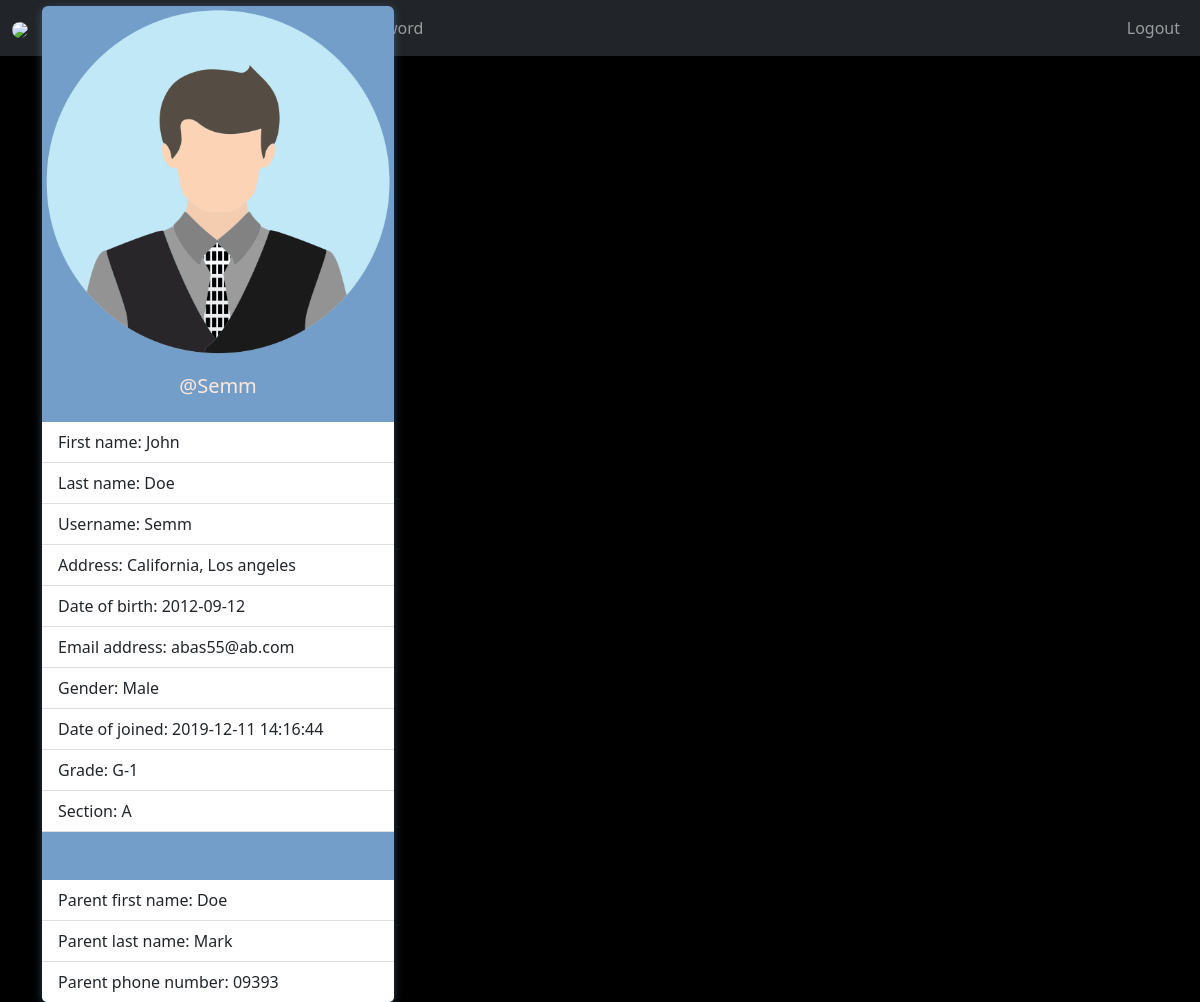
The app's page /Student/index.php (signed in) with its own data.
### tables this page shows
CREATE TABLE `students` (
  `student_id` int(11) NOT NULL,
  `username` varchar(127) NOT NULL,
  `password` varchar(255) NOT NULL,
  `fname` varchar(127) NOT NULL,
  `lname` varchar(255) NOT NULL,
  `grade` int(11) NOT NULL,
  `section` int(11) NOT NULL,
  `address` varchar(31) NOT NULL,
  `gender` varchar(7) NOT NULL,
  `email_address` varchar(255) NOT NULL,
  `date_of_birth` date NOT NULL,
  `date_of_joined` timestamp NULL DEFAULT current_timestamp(),
  `parent_fname` varchar(127) NOT NULL,
  `parent_lname` varchar(127) NOT NULL,
  `parent_phone_number` varchar(31) NOT NULL
);

CREATE TABLE `grades` (
  `grade_id` int(11) NOT NULL,
  `grade` varchar(31) NOT NULL,
  `grade_code` varchar(7) NOT NULL
);

CREATE TABLE `section` (
  `section_id` int(11) NOT NULL,
  `section` varchar(7) NOT NULL
);

### Student/data/student.php (called while the page is built, shortened)
<?php
function getStudentById($id, $conn){
   $sql = "SELECT * FROM students
           WHERE student_id=?";
   $stmt = $conn->prepare($sql);
   $stmt->execute([$id]);
   if ($stmt->rowCount() == 1) {
     $student = $stmt->fetch();
     return $student;
   }else {
    return 0;
   }
}

### Student/data/grade.php (called while the page is built, shortened)
<?php
function getGradeById($grade_id, $conn){
   $sql = "SELECT * FROM grades
           WHERE grade_id=?";
   $stmt = $conn->prepare($sql);
   $stmt->execute([$grade_id]);
   if ($stmt->rowCount() == 1) {
     $grade = $stmt->fetch();
     return $grade;
   }else {
    return 0;
   }
}

### Student/data/section.php (called while the page is built, shortened)
<?php
function getSectioById($section_id, $conn){
   $sql = "SELECT * FROM section
           WHERE section_id=?";
   $stmt = $conn->prepare($sql);
   $stmt->execute([$section_id]);
   if ($stmt->rowCount() == 1) {
     $section = $stmt->fetch();
     return $section;
   }else {
    return 0;
   }
}

### Student/index.php (the view, shortened to what this page needs)
<?php
if (isset($_SESSION['student_id']) &&
    isset($_SESSION['role'])) {
    if ($_SESSION['role'] == 'Student') {
       include "../DB_connection.php";
       include "data/student.php";
       include "data/grade.php";
       include "data/section.php";
       $student_id = $_SESSION['student_id'];
       $student = getStudentById($student_id, $conn);
 ?>
<!DOCTYPE html>
<html lang="en">
<head>
	<link rel="stylesheet" href="https://cdn.jsdelivr.net/npm/bootstrap@5.2.0/dist/css/bootstrap.min.css">
	<link rel="stylesheet" href="../css/style.css">
  <link rel="stylesheet" href="https://cdnjs.cloudflare.com/ajax/libs/font-awesome/4.7.0/css/font-awesome.min.css">
</head>
<body>
    <?php
        include "inc/navbar.php";
     ?>
     <?php
        if ($student != 0) {
     ?>
     <div class="container mt-5">
         <div class="card" style="width: 22rem;">
          <img src="../img/student-<?=$student['gender']?>.png" class="card-img-top" alt="...">
          <div class="card-body">
            <h5 class="card-title text-center">@<?=$student['username']?></h5>
          </div>
          <ul class="list-group list-group-flush">
            <li class="list-group-item">First name: <?=$student['fname']?></li>
            <li class="list-group-item">Last name: <?=$student['lname']?></li>
            <li class="list-group-item">Username: <?=$student['username']?></li>
            <li class="list-group-item">Address: <?=$student['address']?></li>
            <li class="list-group-item">Date of birth: <?=$student['date_of_birth']?></li>
            <li class="list-group-item">Email address: <?=$student['email_address']?></li>
            <li class="list-group-item">Gender: <?=$student['gender']?></li>
            <li class="list-group-item">Date of joined: <?=$student['date_of_joined']?></li>
            <li class="list-group-item">Grade:
                 <?php
                      $grade = $student['grade'];
                      $g = getGradeById($grade, $conn);
                      echo $g['grade_code'].'-'.$g['grade'];
                  ?>
            </li>
            <li class="list-group-item">Section:
                 <?php
                    $section = $student['section'];
                    $s = getSectioById($section, $conn);
                    echo $s['section'];
                  ?>
            </li>
            <br><br>
            <li class="list-group-item">Parent first name: <?=$student['parent_fname']?></li>
            <li class="list-group-item">Parent last name: <?=$student['parent_lname']?></li>
            <li class="list-group-item">Parent phone number: <?=$student['parent_phone_number']?></li>
          </ul>
        </div>
     </div>
     <?php
        }else {
          header("Location: student.php");
          exit;
        }
     ?>
</body>
</html>
<?php
  }else {
    header("Location: ../login.php");
    exit;
  }
}else {
	header("Location: ../login.php");
	exit;
}
?>

### css/style.css (style rules this page uses)
:root { --primary-color: #5682B1; --secondary-color: #739EC9; --success-color: #739EC9; --danger-color: #FFE8DB; --warning-color: #FFE8DB; --info-color: #739EC9; --light-color: #FFE8DB; --dark-color: #000000; --bg-color: #000000; --text-color: #FFE8DB; --navbar-bg: linear-gradient(135deg, #5682B1, #739EC9); --card-bg: #739EC9; --shadow: 0 2px 8px rgba(86, 130, 177, 0.5); --transition: all 0.3s ease; }
* { box-sizing: border-box; }
html, body { height: 100%; margin: 0; padding: 0; }
body { font-family: 'Segoe UI', Tahoma, Geneva, Verdana, sans-serif; background-color: var(--bg-color); color: var(--text-color); transition: var(--transition); }
.container { height: 100vh; display: flex; flex-direction: column; justify-content: center; padding-top: 0; }
.card { background: var(--card-bg); color: var(--text-color); border: none; box-shadow: var(--shadow); transition: var(--transition); }

### records on screen
students: gender (picture), username "Semm", fname "John", lname "Doe", address "California, Los angeles", date_of_birth "2012-09-12", email_address "abas55@ab.com", gender "Male", date_of_joined "2019-12-11 14:16:44", parent_fname "Doe", parent_lname "Mark", parent_phone_number "09393"
grades: grade_code "G", grade "1"
section: section "A"
